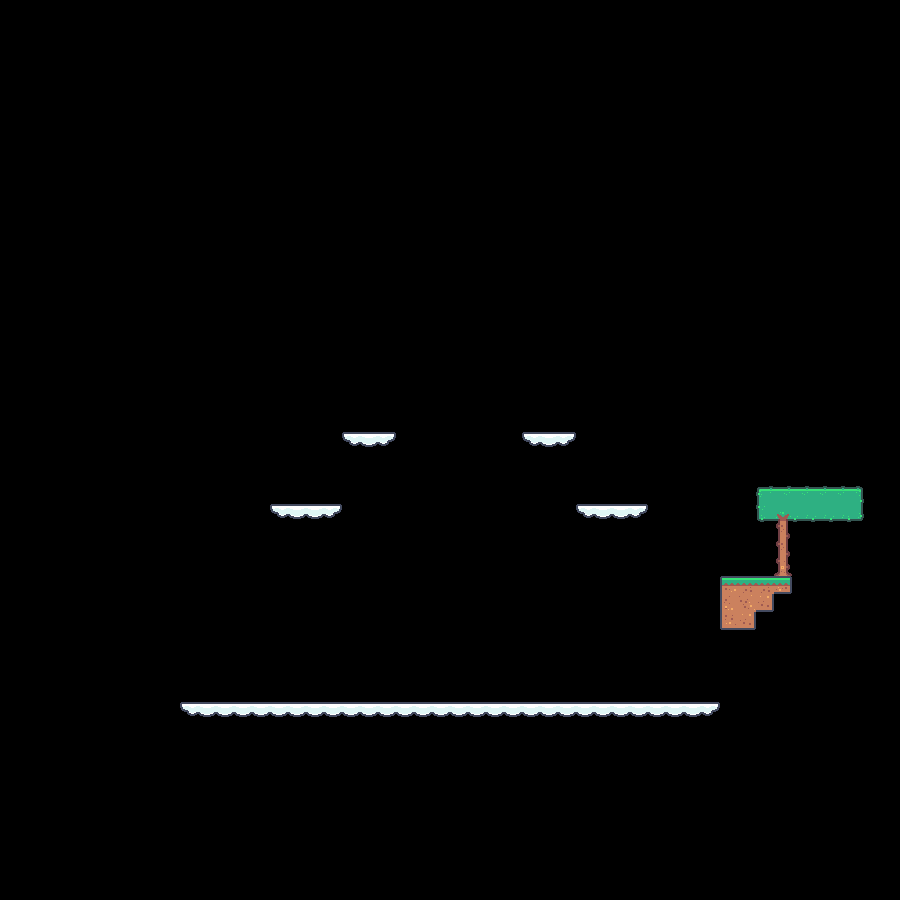

The image is a tile-based game level rendered from a .tmx file. Its description and complete source (layers, tilesets, objects, tile grids) follow:
An orthogonal 50x50 tile map with 18x18 px tiles, 1 tile layer (Ground-n-Platforms), 2 tilesets and 2 objects (boss, PlayerStart).

<map version="1.10" tiledversion="1.12.1" orientation="orthogonal" renderorder="right-down" width="50" height="50" tilewidth="18" tileheight="18" infinite="0" nextlayerid="3" nextobjectid="4">
 <editorsettings>
  <export target="Boss.tmj" format="json" />
 </editorsettings>
 <tileset firstgid="1" name="tilemap_packed" tilewidth="18" tileheight="18" tilecount="180" columns="20">
  <image source="tilemap_packed.png" width="360" height="162" />
  <tile id="0">
   <properties>
    <property name="collides" type="bool" value="true" />
   </properties>
  </tile>
  <tile id="1">
   <properties>
    <property name="collides" type="bool" value="true" />
   </properties>
  </tile>
  <tile id="2">
   <properties>
    <property name="collides" type="bool" value="true" />
   </properties>
  </tile>
  <tile id="3">
   <properties>
    <property name="collides" type="bool" value="true" />
   </properties>
  </tile>
  <tile id="9">
   <properties>
    <property name="collides" type="bool" value="true" />
   </properties>
  </tile>
  <tile id="10">
   <properties>
    <property name="collides" type="bool" value="true" />
   </properties>
  </tile>
  <tile id="11">
   <properties>
    <property name="collides" type="bool" value="true" />
   </properties>
  </tile>
  <tile id="12">
   <properties>
    <property name="collides" type="bool" value="true" />
   </properties>
  </tile>
  <tile id="13">
   <properties>
    <property name="collides" type="bool" value="true" />
   </properties>
  </tile>
  <tile id="14">
   <properties>
    <property name="collides" type="bool" value="true" />
   </properties>
  </tile>
  <tile id="15">
   <properties>
    <property name="collides" type="bool" value="true" />
   </properties>
  </tile>
  <tile id="16">
   <properties>
    <property name="collides" type="bool" value="true" />
   </properties>
  </tile>
  <tile id="17">
   <properties>
    <property name="collides" type="bool" value="true" />
   </properties>
  </tile>
  <tile id="18">
   <properties>
    <property name="collides" type="bool" value="true" />
   </properties>
  </tile>
  <tile id="19">
   <properties>
    <property name="collides" type="bool" value="true" />
   </properties>
  </tile>
  <tile id="20">
   <properties>
    <property name="collides" type="bool" value="true" />
   </properties>
  </tile>
  <tile id="21">
   <properties>
    <property name="collides" type="bool" value="true" />
   </properties>
  </tile>
  <tile id="22">
   <properties>
    <property name="collides" type="bool" value="true" />
   </properties>
  </tile>
  <tile id="23">
   <properties>
    <property name="collides" type="bool" value="true" />
   </properties>
  </tile>
  <tile id="29">
   <properties>
    <property name="collides" type="bool" value="true" />
   </properties>
  </tile>
  <tile id="30">
   <properties>
    <property name="collides" type="bool" value="true" />
   </properties>
  </tile>
  <tile id="31">
   <properties>
    <property name="collides" type="bool" value="true" />
   </properties>
  </tile>
  <tile id="36">
   <properties>
    <property name="collides" type="bool" value="true" />
   </properties>
  </tile>
  <tile id="37">
   <properties>
    <property name="collides" type="bool" value="true" />
   </properties>
  </tile>
  <tile id="38">
   <properties>
    <property name="collides" type="bool" value="true" />
   </properties>
  </tile>
  <tile id="39">
   <properties>
    <property name="collides" type="bool" value="true" />
   </properties>
  </tile>
  <tile id="40">
   <properties>
    <property name="collides" type="bool" value="true" />
   </properties>
  </tile>
  <tile id="41">
   <properties>
    <property name="collides" type="bool" value="true" />
   </properties>
  </tile>
  <tile id="42">
   <properties>
    <property name="collides" type="bool" value="true" />
   </properties>
  </tile>
  <tile id="43">
   <properties>
    <property name="collides" type="bool" value="true" />
   </properties>
  </tile>
  <tile id="47">
   <properties>
    <property name="collides" type="bool" value="true" />
   </properties>
  </tile>
  <tile id="48">
   <properties>
    <property name="collides" type="bool" value="true" />
   </properties>
  </tile>
  <tile id="49">
   <properties>
    <property name="collides" type="bool" value="true" />
   </properties>
  </tile>
  <tile id="50">
   <properties>
    <property name="collides" type="bool" value="true" />
   </properties>
  </tile>
  <tile id="56">
   <properties>
    <property name="collides" type="bool" value="true" />
   </properties>
  </tile>
  <tile id="57">
   <properties>
    <property name="collides" type="bool" value="true" />
   </properties>
  </tile>
  <tile id="58">
   <properties>
    <property name="collides" type="bool" value="true" />
   </properties>
  </tile>
  <tile id="59">
   <properties>
    <property name="collides" type="bool" value="true" />
   </properties>
  </tile>
  <tile id="60">
   <properties>
    <property name="collides" type="bool" value="true" />
   </properties>
  </tile>
  <tile id="61">
   <properties>
    <property name="collides" type="bool" value="true" />
   </properties>
  </tile>
  <tile id="62">
   <properties>
    <property name="collides" type="bool" value="true" />
   </properties>
  </tile>
  <tile id="63">
   <properties>
    <property name="collides" type="bool" value="true" />
   </properties>
  </tile>
  <tile id="76">
   <properties>
    <property name="collides" type="bool" value="true" />
   </properties>
  </tile>
  <tile id="77">
   <properties>
    <property name="collides" type="bool" value="true" />
   </properties>
  </tile>
  <tile id="78">
   <properties>
    <property name="collides" type="bool" value="true" />
   </properties>
  </tile>
  <tile id="79">
   <properties>
    <property name="collides" type="bool" value="true" />
   </properties>
  </tile>
  <tile id="80">
   <properties>
    <property name="collides" type="bool" value="true" />
   </properties>
  </tile>
  <tile id="81">
   <properties>
    <property name="collides" type="bool" value="true" />
   </properties>
  </tile>
  <tile id="82">
   <properties>
    <property name="collides" type="bool" value="true" />
   </properties>
  </tile>
  <tile id="83">
   <properties>
    <property name="collides" type="bool" value="true" />
   </properties>
  </tile>
  <tile id="93">
   <properties>
    <property name="collides" type="bool" value="true" />
   </properties>
  </tile>
  <tile id="94">
   <properties>
    <property name="collides" type="bool" value="true" />
   </properties>
  </tile>
  <tile id="95">
   <properties>
    <property name="collides" type="bool" value="true" />
   </properties>
  </tile>
  <tile id="98">
   <properties>
    <property name="collides" type="bool" value="true" />
   </properties>
  </tile>
  <tile id="99">
   <properties>
    <property name="collides" type="bool" value="true" />
   </properties>
  </tile>
  <tile id="100">
   <properties>
    <property name="collides" type="bool" value="true" />
   </properties>
  </tile>
  <tile id="101">
   <properties>
    <property name="collides" type="bool" value="true" />
   </properties>
  </tile>
  <tile id="102">
   <properties>
    <property name="collides" type="bool" value="true" />
   </properties>
  </tile>
  <tile id="103">
   <properties>
    <property name="collides" type="bool" value="true" />
   </properties>
  </tile>
  <tile id="113">
   <properties>
    <property name="collides" type="bool" value="true" />
   </properties>
  </tile>
  <tile id="114">
   <properties>
    <property name="collides" type="bool" value="true" />
   </properties>
  </tile>
  <tile id="115">
   <properties>
    <property name="collides" type="bool" value="true" />
   </properties>
  </tile>
  <tile id="118">
   <properties>
    <property name="collides" type="bool" value="true" />
   </properties>
  </tile>
  <tile id="119">
   <properties>
    <property name="collides" type="bool" value="true" />
   </properties>
  </tile>
  <tile id="120">
   <properties>
    <property name="collides" type="bool" value="true" />
   </properties>
  </tile>
  <tile id="121">
   <properties>
    <property name="collides" type="bool" value="true" />
   </properties>
  </tile>
  <tile id="122">
   <properties>
    <property name="collides" type="bool" value="true" />
   </properties>
  </tile>
  <tile id="123">
   <properties>
    <property name="collides" type="bool" value="true" />
   </properties>
  </tile>
  <tile id="132">
   <properties>
    <property name="collides" type="bool" value="true" />
   </properties>
  </tile>
  <tile id="133">
   <properties>
    <property name="collides" type="bool" value="true" />
   </properties>
  </tile>
  <tile id="134">
   <properties>
    <property name="collides" type="bool" value="true" />
   </properties>
  </tile>
  <tile id="135">
   <properties>
    <property name="collides" type="bool" value="true" />
   </properties>
  </tile>
  <tile id="140">
   <properties>
    <property name="collides" type="bool" value="true" />
   </properties>
  </tile>
  <tile id="141">
   <properties>
    <property name="collides" type="bool" value="true" />
   </properties>
  </tile>
  <tile id="142">
   <properties>
    <property name="collides" type="bool" value="true" />
   </properties>
  </tile>
  <tile id="143">
   <properties>
    <property name="collides" type="bool" value="true" />
   </properties>
  </tile>
  <tile id="146">
   <properties>
    <property name="collides" type="bool" value="true" />
   </properties>
  </tile>
  <tile id="147">
   <properties>
    <property name="collides" type="bool" value="true" />
   </properties>
  </tile>
  <tile id="153">
   <properties>
    <property name="collides" type="bool" value="true" />
   </properties>
  </tile>
  <tile id="154">
   <properties>
    <property name="collides" type="bool" value="true" />
   </properties>
  </tile>
  <tile id="155">
   <properties>
    <property name="collides" type="bool" value="true" />
   </properties>
  </tile>
  <tile id="156">
   <properties>
    <property name="collides" type="bool" value="true" />
   </properties>
  </tile>
 </tileset>
 <tileset firstgid="181" name="ghost" tilewidth="51" tileheight="73" tilecount="1" columns="1">
  <image source="../Enemies/ghost.png" width="51" height="73" />
 </tileset>
 <layer id="1" name="Ground-n-Platforms" width="50" height="50">
  <data encoding="csv">
0,0,0,0,0,0,0,0,0,0,0,0,0,0,0,0,0,0,0,0,0,0,0,0,0,0,0,0,0,0,0,0,0,0,0,0,0,0,0,0,0,0,0,0,0,0,0,0,0,0,
0,0,0,0,0,0,0,0,0,0,0,0,0,0,0,0,0,0,0,0,0,0,0,0,0,0,0,0,0,0,0,0,0,0,0,0,0,0,0,0,0,0,0,0,0,0,0,0,0,0,
0,0,0,0,0,0,0,0,0,0,0,0,0,0,0,0,0,0,0,0,0,0,0,0,0,0,0,0,0,0,0,0,0,0,0,0,0,0,0,0,0,0,0,0,0,0,0,0,0,0,
0,0,0,0,0,0,0,0,0,0,0,0,0,0,0,0,0,0,0,0,0,0,0,0,0,0,0,0,0,0,0,0,0,0,0,0,0,0,0,0,0,0,0,0,0,0,0,0,0,0,
0,0,0,0,0,0,0,0,0,0,0,0,0,0,0,0,0,0,0,0,0,0,0,0,0,0,0,0,0,0,0,0,0,0,0,0,0,0,0,0,0,0,0,0,0,0,0,0,0,0,
0,0,0,0,0,0,0,0,0,0,0,0,0,0,0,0,0,0,0,0,0,0,0,0,0,0,0,0,0,0,0,0,0,0,0,0,0,0,0,0,0,0,0,0,0,0,0,0,0,0,
0,0,0,0,0,0,0,0,0,0,0,0,0,0,0,0,0,0,0,0,0,0,0,0,0,0,0,0,0,0,0,0,0,0,0,0,0,0,0,0,0,0,0,0,0,0,0,0,0,0,
0,0,0,0,0,0,0,0,0,0,0,0,0,0,0,0,0,0,0,0,0,0,0,0,0,0,0,0,0,0,0,0,0,0,0,0,0,0,0,0,0,0,0,0,0,0,0,0,0,0,
0,0,0,0,0,0,0,0,0,0,0,0,0,0,0,0,0,0,0,0,0,0,0,0,0,0,0,0,0,0,0,0,0,0,0,0,0,0,0,0,0,0,0,0,0,0,0,0,0,0,
0,0,0,0,0,0,0,0,0,0,0,0,0,0,0,0,0,0,0,0,0,0,0,0,0,0,0,0,0,0,0,0,0,0,0,0,0,0,0,0,0,0,0,0,0,0,0,0,0,0,
0,0,0,0,0,0,0,0,0,0,0,0,0,0,0,0,0,0,0,0,0,0,0,0,0,0,0,0,0,0,0,0,0,0,0,0,0,0,0,0,0,0,0,0,0,0,0,0,0,0,
0,0,0,0,0,0,0,0,0,0,0,0,0,0,0,0,0,0,0,0,0,0,0,0,0,0,0,0,0,0,0,0,0,0,0,0,0,0,0,0,0,0,0,0,0,0,0,0,0,0,
0,0,0,0,0,0,0,0,0,0,0,0,0,0,0,0,0,0,0,0,0,0,0,0,0,0,0,0,0,0,0,0,0,0,0,0,0,0,0,0,0,0,0,0,0,0,0,0,0,0,
0,0,0,0,0,0,0,0,0,0,0,0,0,0,0,0,0,0,0,0,0,0,0,0,0,0,0,0,0,0,0,0,0,0,0,0,0,0,0,0,0,0,0,0,0,0,0,0,0,0,
0,0,0,0,0,0,0,0,0,0,0,0,0,0,0,0,0,0,0,0,0,0,0,0,0,0,0,0,0,0,0,0,0,0,0,0,0,0,0,0,0,0,0,0,0,0,0,0,0,0,
0,0,0,0,0,0,0,0,0,0,0,0,0,0,0,0,0,0,0,0,0,0,0,0,0,0,0,0,0,0,0,0,0,0,0,0,0,0,0,0,0,0,0,0,0,0,0,0,0,0,
0,0,0,0,0,0,0,0,0,0,0,0,0,0,0,0,0,0,0,0,0,0,0,0,0,0,0,0,0,0,0,0,0,0,0,0,0,0,0,0,0,0,0,0,0,0,0,0,0,0,
0,0,0,0,0,0,0,0,0,0,0,0,0,0,0,0,0,0,0,0,0,0,0,0,0,0,0,0,0,0,0,0,0,0,0,0,0,0,0,0,0,0,0,0,0,0,0,0,0,0,
0,0,0,0,0,0,0,0,0,0,0,0,0,0,0,0,0,0,0,0,0,0,0,0,0,0,0,0,0,0,0,0,0,0,0,0,0,0,0,0,0,0,0,0,0,0,0,0,0,0,
0,0,0,0,0,0,0,0,0,0,0,0,0,0,0,0,0,0,0,0,0,0,0,0,0,0,0,0,0,0,0,0,0,0,0,0,0,0,0,0,0,0,0,0,0,0,0,0,0,0,
0,0,0,0,0,0,0,0,0,0,0,0,0,0,0,0,0,0,0,0,0,0,0,0,0,0,0,0,0,0,0,0,0,0,0,0,0,0,0,0,0,0,0,0,0,0,0,0,0,0,
0,0,0,0,0,0,0,0,0,0,0,0,0,0,0,0,0,0,0,0,0,0,0,0,0,0,0,0,0,0,0,0,0,0,0,0,0,0,0,0,0,0,0,0,0,0,0,0,0,0,
0,0,0,0,0,0,0,0,0,0,0,0,0,0,0,0,0,0,0,0,0,0,0,0,0,0,0,0,0,0,0,0,0,0,0,0,0,0,0,0,0,0,0,0,0,0,0,0,0,0,
0,0,0,0,0,0,0,0,0,0,0,0,0,0,0,0,0,0,0,0,0,0,0,0,0,0,0,0,0,0,0,0,0,0,0,0,0,0,0,0,0,0,0,0,0,0,0,0,0,0,
0,0,0,0,0,0,0,0,0,0,0,0,0,0,0,0,0,0,0,154,155,156,0,0,0,0,0,0,0,154,155,156,0,0,0,0,0,0,0,0,0,0,0,0,0,0,0,0,0,0,
0,0,0,0,0,0,0,0,0,0,0,0,0,0,0,0,0,0,0,0,0,0,0,0,0,0,0,0,0,0,0,0,0,0,0,0,0,0,0,0,0,0,0,0,0,0,0,0,0,0,
0,0,0,0,0,0,0,0,0,0,0,0,0,0,0,0,0,0,0,0,0,0,0,0,0,0,0,0,0,0,0,0,0,0,0,0,0,0,0,0,0,0,0,0,0,0,0,0,0,0,
0,0,0,0,0,0,0,0,0,0,0,0,0,0,0,0,0,0,0,0,0,0,0,0,0,0,0,0,0,0,0,0,0,0,0,0,0,0,0,0,0,0,18,19,19,19,19,20,0,0,
0,0,0,0,0,0,0,0,0,0,0,0,0,0,0,154,155,155,156,0,0,0,0,0,0,0,0,0,0,0,0,0,154,155,155,156,0,0,0,0,0,0,58,98,59,59,59,60,0,0,
0,0,0,0,0,0,0,0,0,0,0,0,0,0,0,0,0,0,0,0,0,0,0,0,0,0,0,0,0,0,0,0,0,0,0,0,0,0,0,0,0,0,0,117,0,0,0,0,0,0,
0,0,0,0,0,0,0,0,0,0,0,0,0,0,0,0,0,0,0,0,0,0,0,0,0,0,0,0,0,0,0,0,0,0,0,0,0,0,0,0,0,0,0,117,0,0,0,0,0,0,
0,0,0,0,0,0,0,0,0,0,0,0,0,0,0,0,0,0,0,0,0,0,0,0,0,0,0,0,0,0,0,0,0,0,0,0,0,0,0,0,0,0,0,138,0,0,0,0,0,0,
0,0,0,0,0,0,0,0,0,0,0,0,0,0,0,0,0,0,0,0,0,0,0,0,0,0,0,0,0,0,0,0,0,0,0,0,0,0,0,0,22,23,23,4,0,0,0,0,0,0,
0,0,0,0,0,0,0,0,0,0,0,0,0,0,0,0,0,0,0,0,0,0,0,0,0,0,0,0,0,0,0,0,0,0,0,0,0,0,0,0,122,123,144,0,0,0,0,0,0,0,
0,0,0,0,0,0,0,0,0,0,0,0,0,0,0,0,0,0,0,0,0,0,0,0,0,0,0,0,0,0,0,0,0,0,0,0,0,0,0,0,142,144,0,0,0,0,0,0,0,0,
0,0,0,0,0,0,0,0,0,0,0,0,0,0,0,0,0,0,0,0,0,0,0,0,0,0,0,0,0,0,0,0,0,0,0,0,0,0,0,0,0,0,0,0,0,0,0,0,0,0,
0,0,0,0,0,0,0,0,0,0,0,0,0,0,0,0,0,0,0,0,0,0,0,0,0,0,0,0,0,0,0,0,0,0,0,0,0,0,0,0,0,0,0,0,0,0,0,0,0,0,
0,0,0,0,0,0,0,0,0,0,0,0,0,0,0,0,0,0,0,0,0,0,0,0,0,0,0,0,0,0,0,0,0,0,0,0,0,0,0,0,0,0,0,0,0,0,0,0,0,0,
0,0,0,0,0,0,0,0,0,0,0,0,0,0,0,0,0,0,0,0,0,0,0,0,0,0,0,0,0,0,0,0,0,0,0,0,0,0,0,0,0,0,0,0,0,0,0,0,0,0,
0,0,0,0,0,0,0,0,0,0,154,155,155,155,155,155,155,155,155,155,155,155,155,155,155,155,155,155,155,155,155,155,155,155,155,155,155,155,155,156,0,0,0,0,0,0,0,0,0,0,
0,0,0,0,0,0,0,0,0,0,0,0,0,0,0,0,0,0,0,0,0,0,0,0,0,0,0,0,0,0,0,0,0,0,0,0,0,0,0,0,0,0,0,0,0,0,0,0,0,0,
0,0,0,0,0,0,0,0,0,0,0,0,0,0,0,0,0,0,0,0,0,0,0,0,0,0,0,0,0,0,0,0,0,0,0,0,0,0,0,0,0,0,0,0,0,0,0,0,0,0,
0,0,0,0,0,0,0,0,0,0,0,0,0,0,0,0,0,0,0,0,0,0,0,0,0,0,0,0,0,0,0,0,0,0,0,0,0,0,0,0,0,0,0,0,0,0,0,0,0,0,
0,0,0,0,0,0,0,0,0,0,0,0,0,0,0,0,0,0,0,0,0,0,0,0,0,0,0,0,0,0,0,0,0,0,0,0,0,0,0,0,0,0,0,0,0,0,0,0,0,0,
0,0,0,0,0,0,0,0,0,0,0,0,0,0,0,0,0,0,0,0,0,0,0,0,0,0,0,0,0,0,0,0,0,0,0,0,0,0,0,0,0,0,0,0,0,0,0,0,0,0,
0,0,0,0,0,0,0,0,0,0,0,0,0,0,0,0,0,0,0,0,0,0,0,0,0,0,0,0,0,0,0,0,0,0,0,0,0,0,0,0,0,0,0,0,0,0,0,0,0,0,
0,0,0,0,0,0,0,0,0,0,0,0,0,0,0,0,0,0,0,0,0,0,0,0,0,0,0,0,0,0,0,0,0,0,0,0,0,0,0,0,0,0,0,0,0,0,0,0,0,0,
0,0,0,0,0,0,0,0,0,0,0,0,0,0,0,0,0,0,0,0,0,0,0,0,0,0,0,0,0,0,0,0,0,0,0,0,0,0,0,0,0,0,0,0,0,0,0,0,0,0,
0,0,0,0,0,0,0,0,0,0,0,0,0,0,0,0,0,0,0,0,0,0,0,0,0,0,0,0,0,0,0,0,0,0,0,0,0,0,0,0,0,0,0,0,0,0,0,0,0,0,
0,0,0,0,0,0,0,0,0,0,0,0,0,0,0,0,0,0,0,0,0,0,0,0,0,0,0,0,0,0,0,0,0,0,0,0,0,0,0,0,0,0,0,0,0,0,0,0,0,0
</data>
 </layer>
 <objectgroup id="2" name="Objects">
  <object id="2" name="boss" gid="181" x="433.5" y="500.5" width="51" height="73" />
  <object id="3" name="PlayerStart" gid="158" x="450" y="702" width="18" height="18" />
 </objectgroup>
</map>
